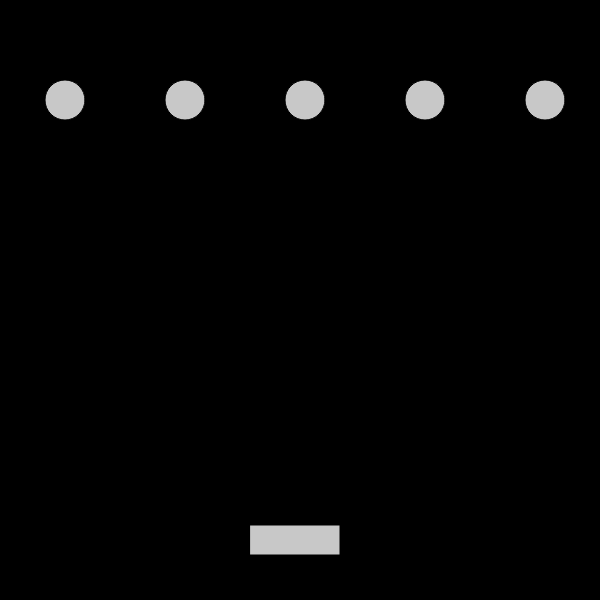
Frame 1 (no input)
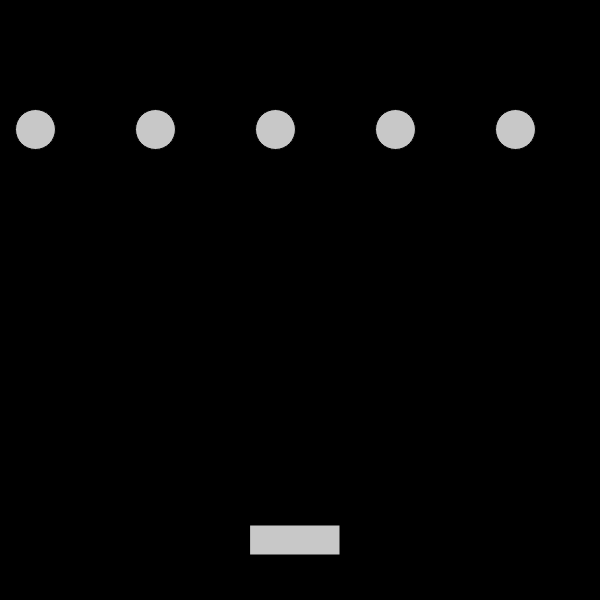
Frame 60 (no input)
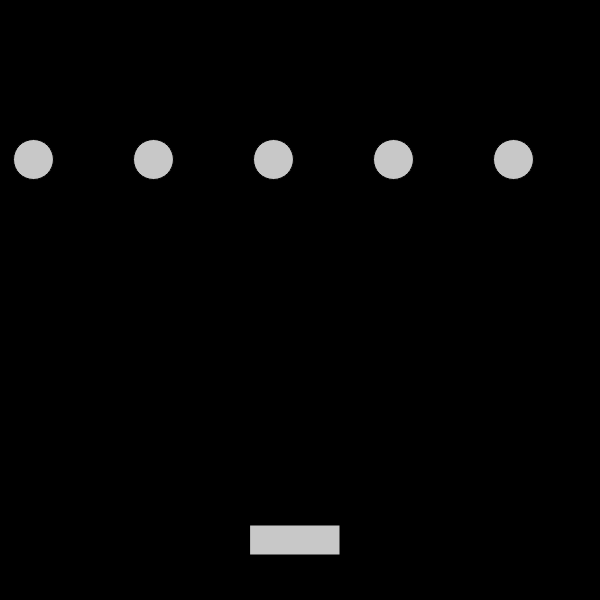
Frame 120 (the mouse pressed at the canvas centre since frame 60)

The p5.js sketch that drew these frames (run headless with seeded random() and noise() and a simulated clock; from frame 60 on, the mouse is pressed at the canvas centre):

// p5.js sketch
// ── sketch.js
function setup() {
    createCanvas(600, 600);
}

let u = {
    x : 250,
    y : 525,
    spd : 10,
    width : 90,
    height : 30
}
let al = {
    x : [65, 185, 305, 425, 545],
    y : [100, 100, 100, 100, 100],
    dif : 120,
    width : 40,
    rad : 20,
    spd : .5,
    downSpd : .5,
    yes : [true, true, true, true, true],
    move : [],
    bump1 : 0,
    bump2 : 4,
    left : true,
    right : false,
    down : true
}
let bul = {
    spd : 5,
    width : 12,
    rad : 6,
    //for bul number
    x : [300, 300, 300, 300, 300, 300, 300, 300, 300, 300, 300, 300, 300, 300, 300, 300, 300, 300, 300, 300, 300, 300, 300, 300, 300, 300, 300, 300, 300, 300],
    y : [525, 525, 525, 525, 525, 525, 525, 525, 525, 525, 525, 525, 525, 525, 525, 525, 525, 525, 525, 525, 525, 525, 525, 525, 525, 525, 525, 525, 525, 525],
    move : [0, 1, 2, 3, 4, 5, 6, 7, 8, 9, 10, 11, 12, 13, 14, 15, 16, 17, 18, 19, 20, 21, 22, 23, 24, 25, 26, 27, 28, 29],
    yes : [true, true, true, true, true, true, true, true, true, true, true, true, true, true, true, true, true, true, true, true, true, true, true, true, true, true, true, true, true, true],
}

let tics = -1
let counter = 0
let dcYes = false
let restart = false
let level = 1

function draw(){
    background(0, 0, 0);
    //Hit Box Variables//
    let hb = {
        x1 : [al.x[0] - (al.rad) - bul.rad, al.x[1] - (al.rad) - bul.rad, al.x[2] - (al.rad) - bul.rad, al.x[3] - (al.rad) - bul.rad, al.x[4] - (al.rad) - bul.rad],
        x2 : [al.x[0] + (al.rad) + bul.rad, al.x[1] + (al.rad) + bul.rad, al.x[2] + (al.rad) + bul.rad, al.x[3] + (al.rad) + bul.rad, al.x[4] + (al.rad) + bul.rad],
        y1 : [al.y[0] - (al.rad) - bul.rad, al.y[1] - (al.rad) - bul.rad, al.y[2] - (al.rad) - bul.rad, al.y[3] - (al.rad) - bul.rad, al.y[4] - (al.rad) - bul.rad],
        y2 : [al.y[0] + (al.rad + bul.rad), al.y[1] + (al.rad + bul.rad), al.y[2] + (al.rad + bul.rad), al.y[3] + (al.rad + bul.rad), al.y[4] + (al.rad + bul.rad)],
    }
    fill(200, 200, 200);
    //Circle//
    for (i=0; i < al.yes.length; i++){
        if (al.yes[i]){
            circle(al.x[i], al.y[i], al.width)
        }
    }
    //Direction: Left & Right//
    //Get the number of the 2 aliens on the left and right//
    for (i=0; i < al.yes.length; i++){
        if (al.yes[i]){
            al.move.push(i)
        }
    }
    al.bump1 = Math.min(...al.move)
    al.bump2 = Math.max(...al.move)
    al.move = []
    //If those number aliens touch the edge, go the other way//
    if (al.right == true){
        for (i=0; i<al.yes.length; i++){
            al.x[i] += al.spd
        }
    } else if (al.left == true){
        for (i=0; i<al.yes.length; i++){
            al.x[i] -= al.spd
        }
    }
    if (al.x[al.bump1] - al.rad < 0){
        al.right = true
        al.left = false
    } else if (al.x[al.bump2] + al.rad > 600){
        al.left = true
        al.right = false
    }
    console.log(al.y[1])
    //Rectangle//
    rect(u.x, u.y, u.width, u.height)
    if (keyIsDown(LEFT_ARROW)){
        if (u.x > 0){u.x -= u.spd}
    } else if (keyIsDown(RIGHT_ARROW)){
        if (u.x < width - u.width){ u.x += u.spd}
    }
    //HitBoxes//
    for (i = 0; i < al.yes.length; i++){
        for (j = 0; j < bul.x.length; j++){
            if (bul.y[j] < hb.y2[0] && bul.y[j] > -50){
                if (bul.x[j] > hb.x1[i] && bul.x[j] < hb.x2[i]){
                    al.yes[i]=false
                }
            }
        }
    }
    //Bullet will move with the alien after hitting so it doesn't affect a fast alien//
    for (i=0; i<bul.y.length; i++){
        if (bul.y[i] <= hb.y1[0]){
            if (al.right == true){
                bul.x[i]+=al.spd
            } else if (al.left == true){
                bul.x[i]-=al.spd
            }
        }
    }
    //Bullets//
    for (i=0; i<bul.y.length; i++){
        //For first round
        if (bul.move[i] <= tics && bul.yes[i]){
            fill(255, 0, 0)
            circle(bul.x[i], bul.y[i]-=bul.spd, bul.width)
        }
        //bullet is false if past the screen//
        if (bul.y[i] < 0){
            bul.yes[i] = false;
            bul.y[i] = -100
        } else {
            bul.yes[i] = true;
        }
        //Last bullet fired makes dcYes true. If the last bullet is fired and the counter is on bullet[i], bullet[i]'s y = u.y
        if (bul.y[bul.y.length-1] < u.y - 10 && bul.yes[i]){
            dcYes = true;
        }
        if (dcYes == true && dumbCounter == i){
            bul.y[i] = u.y;
            dumbCounter += 0.000000001
        } 
    }
    //Next Round//
    if (!al.yes[0] && !al.yes[1] && !al.yes[2] && !al.yes[3] && !al.yes[4]){
        setTimeout(nextRound(), 100000)
        
    }
    //Direction: Down//
    for (i=0; i < al.yes.length; i++){
        al.y[i]+=al.downSpd
        if (al.y[i] > u.y){
            gameOver()
            noLoop();
        }
    }
}

function keyPressed(){
    if (keyCode == 32){
        tics += 1
        counter = tics%30
        dumbCounter = counter
        bul.x[counter] = u.x + (u.width/2);
    }
}

function nextRound(){
    al.spd += .7
        al.downSpd += .5
        level += 1
        for (i = 0; i < bul.y.length; i++){
            bul.y[i] = -100
            dcYes = true
        }
        for (i = 0; i < al.yes.length; i++){
            al.yes[i] = true
            al.y[i] = 100
        }
}

function gameOver() {
    fill(0, 0, 0)
    rect(0, 0, 600, 600)
    textSize(95);
    fill(255,0,0);
    text("GAME OVER", 10, 250);
    console.log("lol done")
    fill(200, 200, 200)
    rect(225, 325, 150, 30)
    textSize(22);
    fill(0,0,0);
    text("Restart", 265, 350);

}
